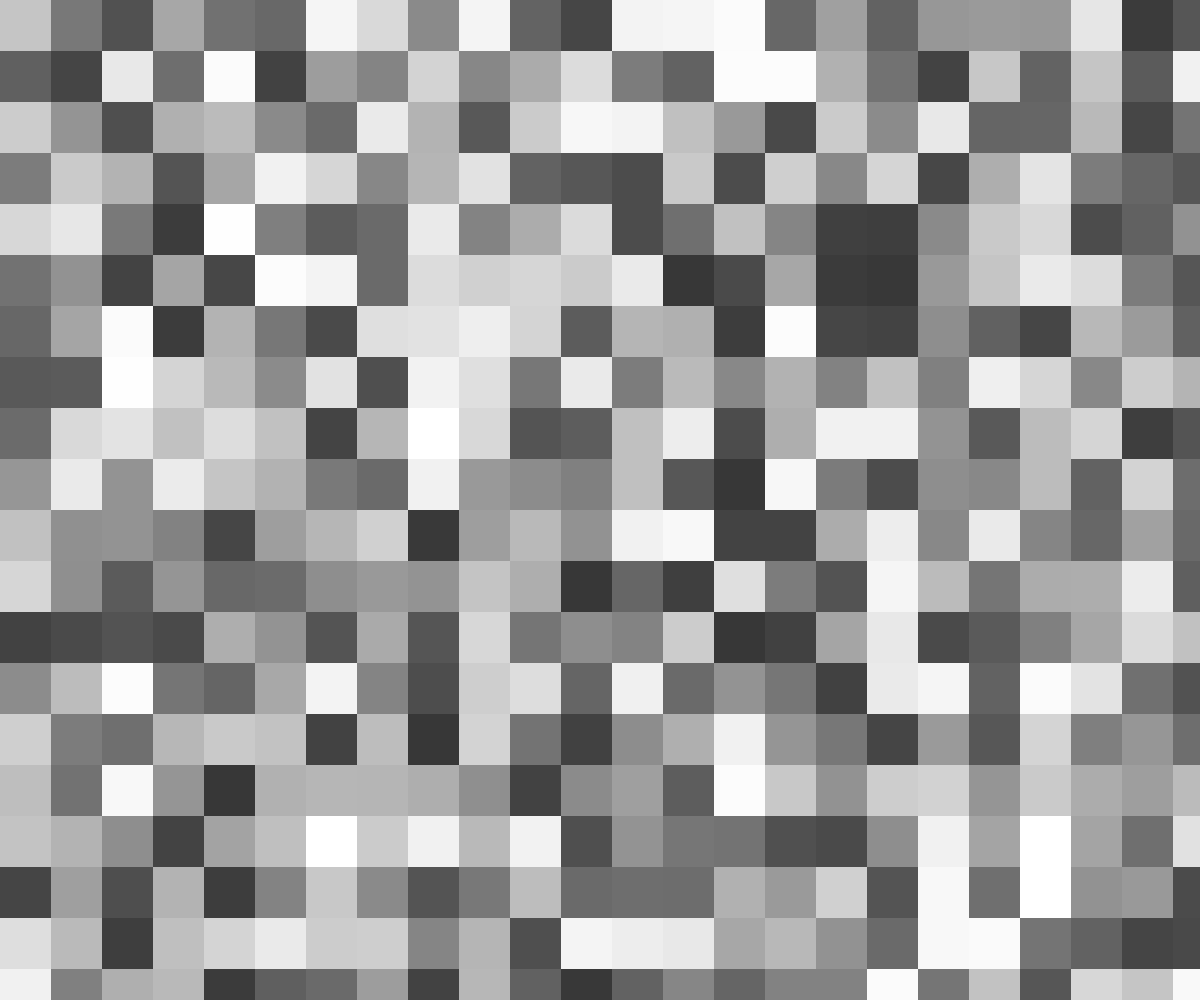
Frame 1 (no input)
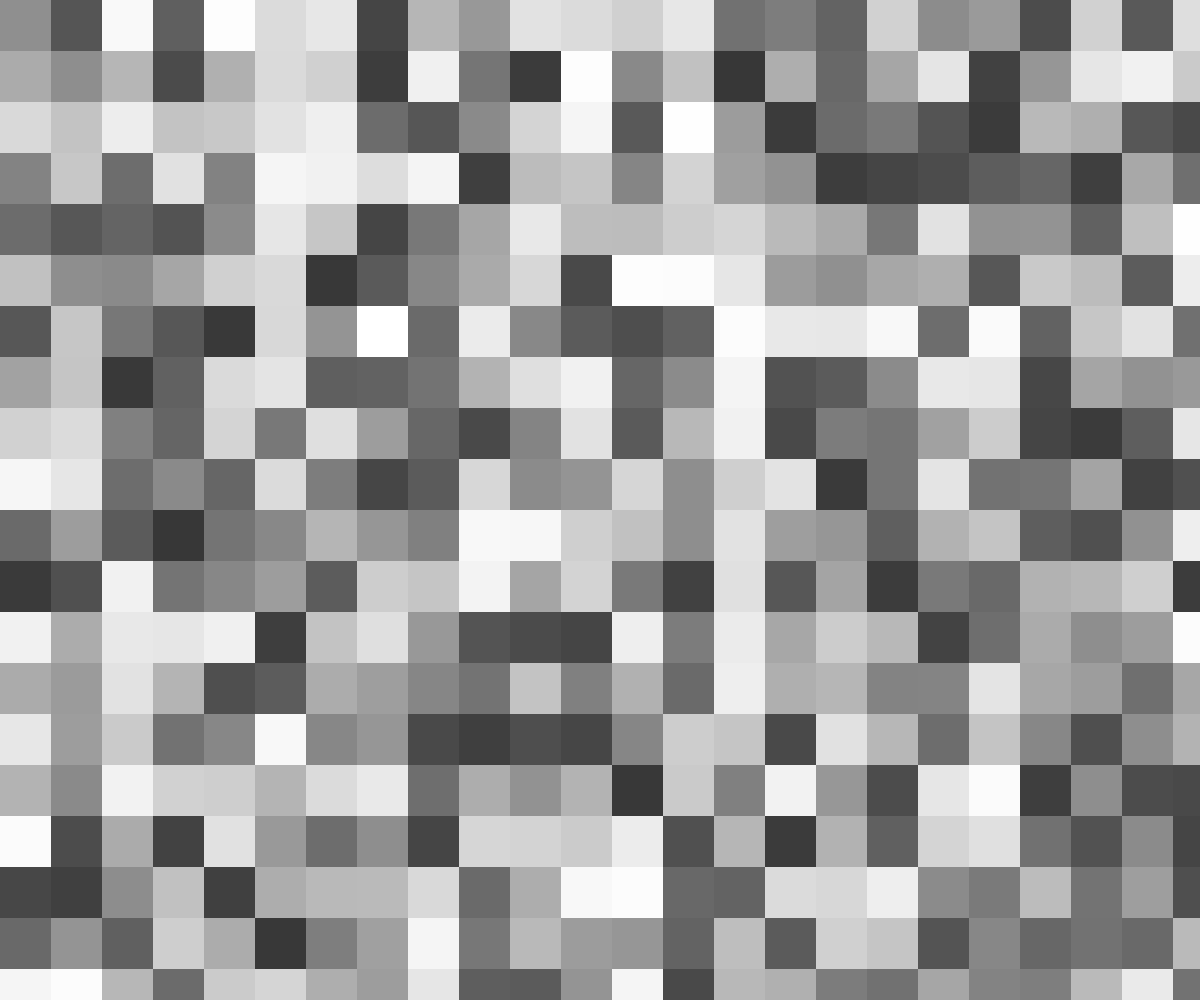
Frame 60 (no input)
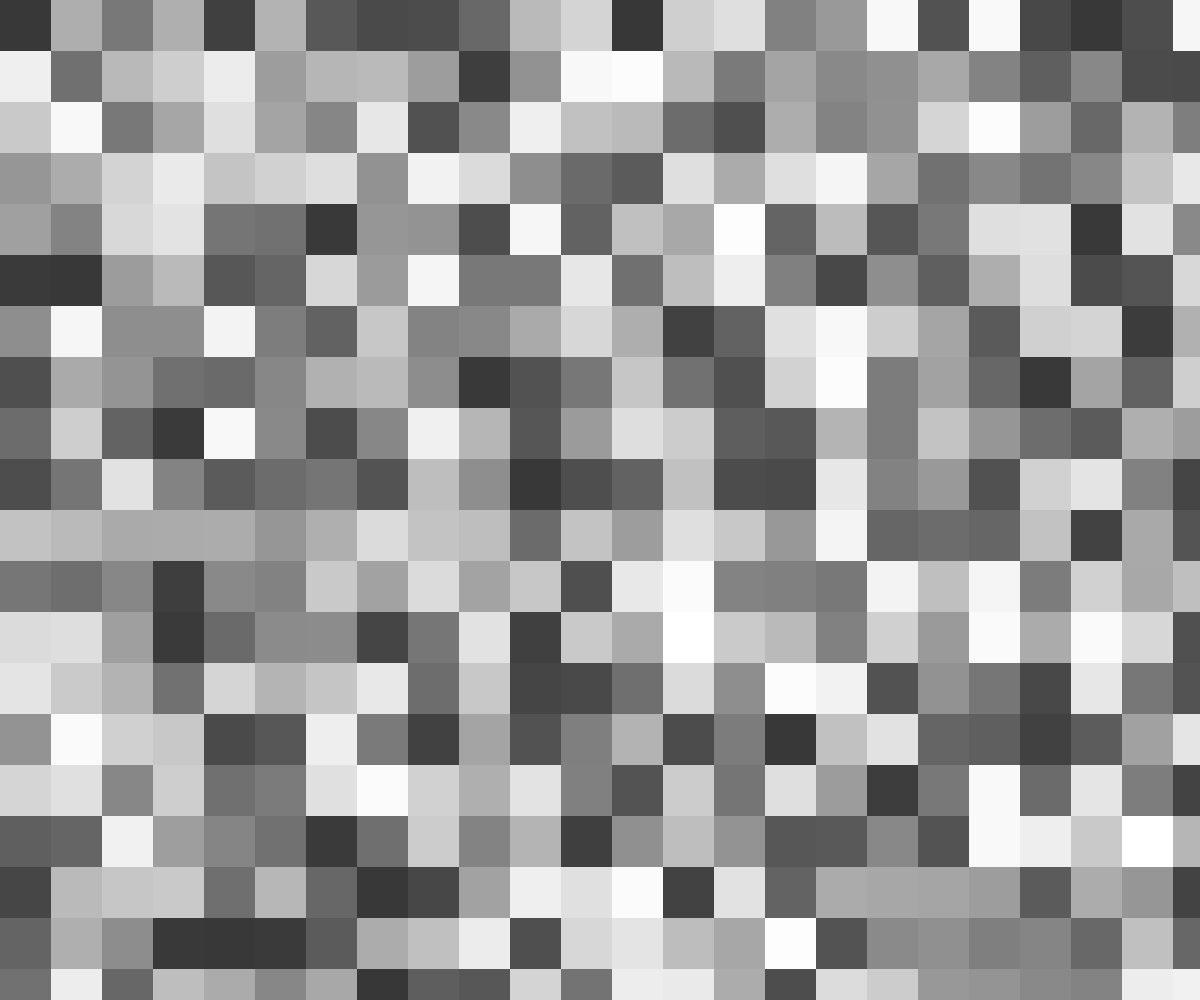
Frame 120 (the mouse pressed at the canvas centre since frame 60)

The p5.js sketch that drew these frames (run headless with seeded random() and noise() and a simulated clock; from frame 60 on, the mouse is pressed at the canvas centre):

// p5.js sketch
// ── sketch.js
function setup() {
  createCanvas(window.innerWidth, window.innerHeight);
}

function draw() {
  background(255);
  for (var x = 0; x <= width; x += 51) {
    for (var y = 0; y <= height; y += 51) {
      let newX = random(255);
      fill(newX, newX, newX, 200);
      noStroke();
      rect(x, y, 51, 51);
    }
  };
}
